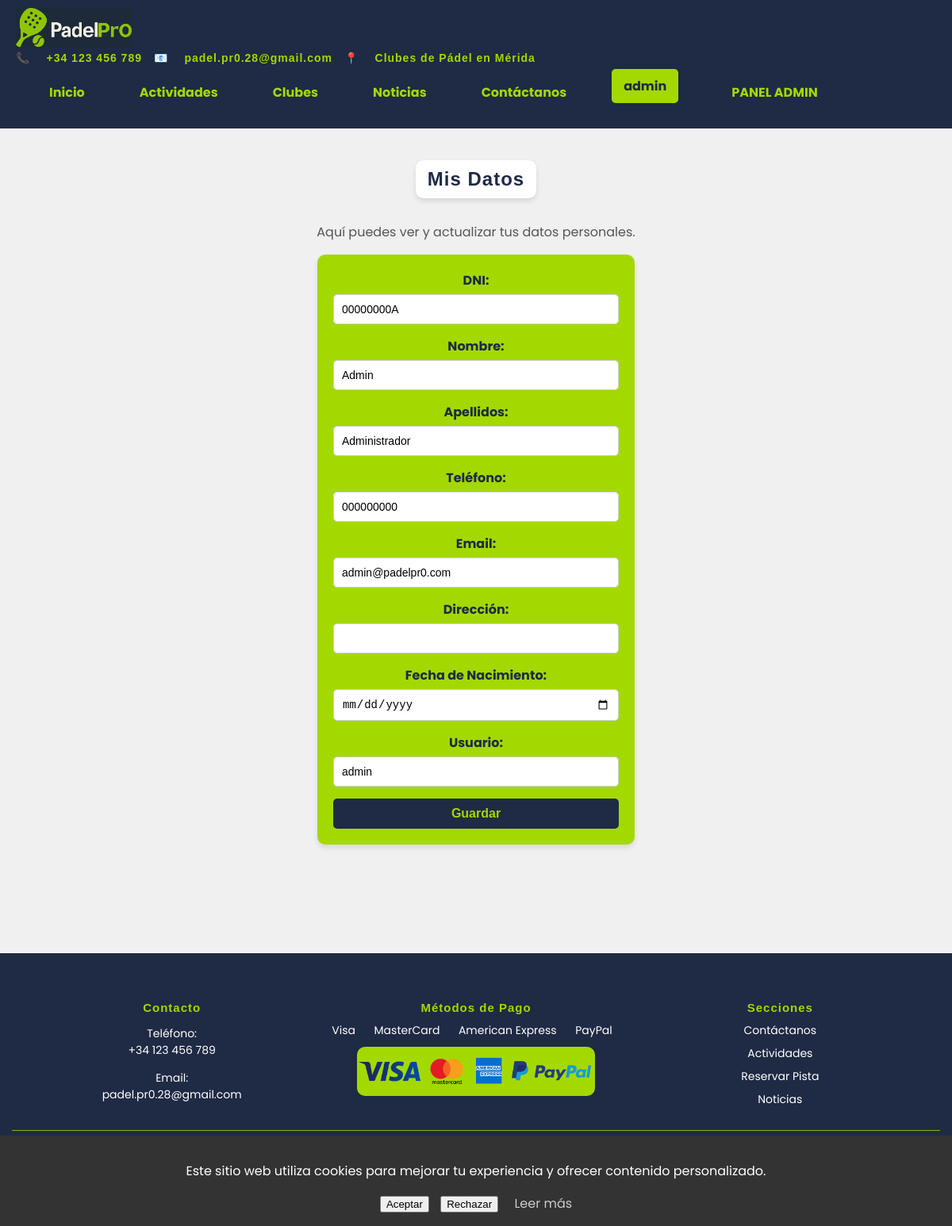
Page /mis_datos (signed in) on the committed database.
### models.py (models this page shows)
class Usuario(db.Model):
    id = db.Column(db.Integer, primary_key=True)
    dni = db.Column(db.String(12), nullable=False)
    nombre = db.Column(db.String(50), nullable=False)
    apellidos = db.Column(db.String(100), nullable=False)
    telefono = db.Column(db.String(15), nullable=False)
    email = db.Column(db.String(120), unique=True, nullable=False)
    usuario = db.Column(db.String(50), unique=True, nullable=False)
    password = db.Column(db.String(200), nullable=False)
    direccion = db.Column(db.String(200))
    fecha_nacimiento = db.Column(db.String(20))
    is_admin = db.Column(db.Boolean, default=False)

### padel_app.py (the view, shortened to what this page needs)
@app.route('/mis_datos', methods=['GET', 'POST'])
def mis_datos():
    if 'usuario' not in session:
        flash('Debes iniciar sesión para ver tus datos.', 'warning')
        return redirect(url_for('login'))
    usuario = Usuario.query.filter_by(usuario=session['usuario']).first()
    if not usuario:
        flash('No se encontraron datos del usuario.', 'danger')
        return redirect(url_for('home_redirect'))
    return render_template('mis_datos.html', usuario=usuario)

### padel_app.py (called while the page is built)
@app.before_request
def make_session_permanent():
    session.permanent = True

def is_admin_user(username):
    user = Usuario.query.filter_by(usuario=username).first()
    return user and user.is_admin

@app.context_processor
def inject_cookie_consent():
    return {'consent': request.cookies.get('cookie_consent')}

### templates/mis_datos.html (shortened to what this page needs)
{% extends "base.html" %}
{% block content %}
<div class="container">
    <h2>Mis Datos</h2>
    <p>Aquí puedes ver y actualizar tus datos personales.</p>
    <form action="{{ url_for('guardar_datos') }}" method="POST" class="register-form">
        <div class="form-group">
            <label for="dni">DNI:</label>
            <input type="text" id="dni" name="dni" value="{{ usuario.dni }}" readonly>
        </div>
        <div class="form-group">
            <label for="nombre">Nombre:</label>
            <input type="text" id="nombre" name="nombre" value="{{ usuario.nombre }}" required>
        </div>
        <div class="form-group">
            <label for="apellidos">Apellidos:</label>
            <input type="text" id="apellidos" name="apellidos" value="{{ usuario.apellidos }}" required>
        </div>
        <div class="form-group">
            <label for="telefono">Teléfono:</label>
            <input type="text" id="telefono" name="telefono" value="{{ usuario.telefono }}" required>
        </div>
        <div class="form-group">
            <label for="email">Email:</label>
            <input type="email" id="email" name="email" value="{{ usuario.email }}" required>
        </div>
        <div class="form-group">
            <label for="direccion">Dirección:</label>
            <input type="text" id="direccion" name="direccion" value="{{ usuario.direccion }}">
        </div>
        <div class="form-group">
            <label for="fecha_nacimiento">Fecha de Nacimiento:</label>
            <input type="date" id="fecha_nacimiento" name="fecha_nacimiento" value="{{ usuario.fecha_nacimiento }}">
        </div>
        <div class="form-group">
            <label for="usuario">Usuario:</label>
            <input type="text" id="usuario" name="usuario" value="{{ usuario.usuario }}" readonly>
        </div>
        <button type="submit" class="btn">Guardar</button>
    </form>
</div>
{% endblock %}

### static/css/styles.css (style rules this page uses)
body { background-color: #A3D900; font-family: 'Poppins', sans-serif; margin: 0; padding: 0; color: #2C2C2C; display: flex; flex-direction: column; min-height: 100vh; width: 100vw; max-width: 100vw; overflow-x: hidden; box-sizing: border-box; }
.main, main, .container, .footer-container, .location .map-container, .tournament, .reservar-pista, .actividades-list, .image-card, .register-container, .register-form, .login-form, .card { max-width: 95%; width: 100%; box-sizing: border-box; margin-left: auto; margin-right: auto; }
h2 { color: #1F2A44; text-align: center; margin-bottom: 20px; font-family: "Arial", sans-serif; font-weight: bolder; letter-spacing: 1px; }
.container p, .container ul { color: #555; font-size: 16px; line-height: 1.5; }
form { display: flex; flex-direction: column; }
.form-group { margin-bottom: 15px; }
label { font-weight: bold; margin-bottom: 5px; display: block; color: #1F2A44; }
input[type="text"], input[type="password"], input[type="email"] { width: 100%; padding: 10px; border: 1px solid #ccc; border-radius: 5px; font-size: 14px; box-sizing: border-box; }
button[type="submit"] { background: #1F2A44; color: #A3D900; }
.btn { display: inline-block; padding: 10px 20px; font-size: 16px; font-weight: bold; color: #ffffff; background-color: #1F2A44; border: none; border-radius: 25px; text-decoration: none; transition: background-color 0.3s ease, transform 0.2s ease; }
.container h2 { color: #1F2A44; font-weight: bold; text-align: center; background-color: #ffffff; padding: 10px 15px; border-radius: 10px; display: inline-block; box-shadow: 0 4px 6px rgba(0, 0, 0, 0.1); margin-bottom: 15px; text-decoration: none; }
h1, h2, h3, h4, h5, h6 { font-family: "Arial", sans-serif; font-weight: bolder; letter-spacing: 1px; color: #1F2A44; }
.register-form { background-color: #A3D900;; border-radius: 10px; border-color: #1F2A44; padding: 20px; border-radius: 10px; box-shadow: 0 4px 6px rgba(0, 0, 0, 0.1); max-width: 400px; margin: 0 auto; }
.register-form .form-group { margin-bottom: 15px; }
.register-form label { font-weight: bold; color: #1F2A44; }
.register-form input { width: 100%; padding: 10px; border: 1px solid #ccc; border-radius: 5px; font-size: 14px; box-sizing: border-box; }
.register-form button[type="submit"] { background: #1F2A44; color: #A3D900; padding: 10px 15px; border: none; border-radius: 5px; font-weight: bold; cursor: pointer; transition: background-color 0.3s ease; }
html, body { overflow-x: hidden; max-width: 100%; }
*, *::before, *::after { box-sizing: border-box; }

### templates/mis_datos.html (style rules this page uses)
body { background-image: none !important; background-color: #f0f0f0 !important; }

### rows in the picture
Usuario: dni "00000000A", nombre "Admin", apellidos "Administrador", telefono "000000000", email "admin@padelpr0.com", usuario "admin"

### other values in the picture
{{ session['usuario'] }} "admin"
